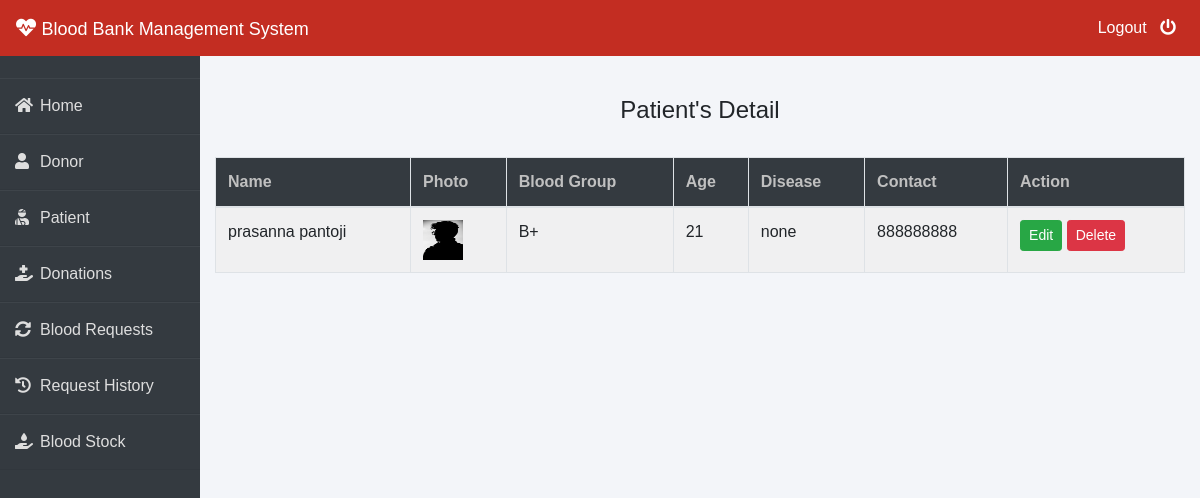
The page /admin-patient (signed in) on the database its author committed.
### patient/models.py (models this page shows, shortened)
class Patient(models.Model):
    user=models.OneToOneField(User,on_delete=models.CASCADE)
    profile_pic= models.ImageField(upload_to='profile_pic/Patient/',null=True,blank=True)
    age=models.PositiveIntegerField()
    bloodgroup=models.CharField(max_length=10)
    disease=models.CharField(max_length=100)
    doctorname=models.CharField(max_length=50)
    address = models.CharField(max_length=40)
    mobile = models.CharField(max_length=20,null=False)
    @property
    def get_name(self):
        return self.user.first_name+" "+self.user.last_name

### blood/views.py (the view)
# urls.py: path('admin-patient', views.admin_patient_view,name='admin-patient'),
@login_required(login_url='adminlogin')
def admin_patient_view(request):
    patients=pmodels.Patient.objects.all()
    return render(request,'blood/admin_patient.html',{'patients':patients})

### templates/blood/admin_patient.html
{% extends 'blood/adminbase.html' %}
{% block content %}
{% load widget_tweaks %}
{%load static%}
<br><br>
<div class="container">
    <H4 class="text-center">Patient's Detail</H4><br>
    <table class="table table-light table-hover table-bordered table-striped">
        <thead class="bg-dark">
            <tr>
                <th scope="col" style="color: rgb(192, 192, 192);">Name</th>
                <th scope="col" style="color: rgb(192, 192, 192);">Photo</th>
                <th scope="col" style="color: rgb(192, 192, 192);">Blood Group</th>
                <th scope="col" style="color: rgb(192, 192, 192);">Age</th>
                <th scope="col" style="color: rgb(192, 192, 192);">Disease</th>
                <th scope="col" style="color: rgb(192, 192, 192);">Contact</th>
                <th style="color: rgb(192, 192, 192);">Action</th>
            </tr>
        </thead>
        <tbody>
            {% for t in patients %}
            <tr>
                <td> {{t.get_name}}</td>
                <td> <img src="{% static t.profile_pic.url %}" alt="Profile Pic" height="40px" width="40px" /></td>
                <td>{{t.bloodgroup}}</td>
                <td>{{t.age}}</td>
                <td>{{t.disease}}</td>
                <td>{{t.mobile}}</td>
                <td>
                    <button class="btn btn-success btn-sm"><a  style="text-decoration: none;color: white;" href="{% url 'update-patient' t.id  %}">Edit</a> </button>
                    <button class="btn btn-danger btn-sm"><a  style="text-decoration: none;color: white;" href="{% url 'delete-patient' t.id  %}">Delete</a> </button>
                </td>
            </tr>
            {% endfor %}
        </tbody>
    </table>
</div>
{% endblock content %}

### templates/blood/adminbase.html (style rules this page uses)
* { margin: 0; padding: 0; box-sizing: border-box; list-style: none; text-decoration: none; font-family: 'Josefin Sans', sans-serif; }
body { background-color: #f3f5f9; }

### rows shown on the page
Patient: get_name "prasanna pantoji", profile_pic (picture), bloodgroup "B+", age "21", disease "none", mobile "888888888"
